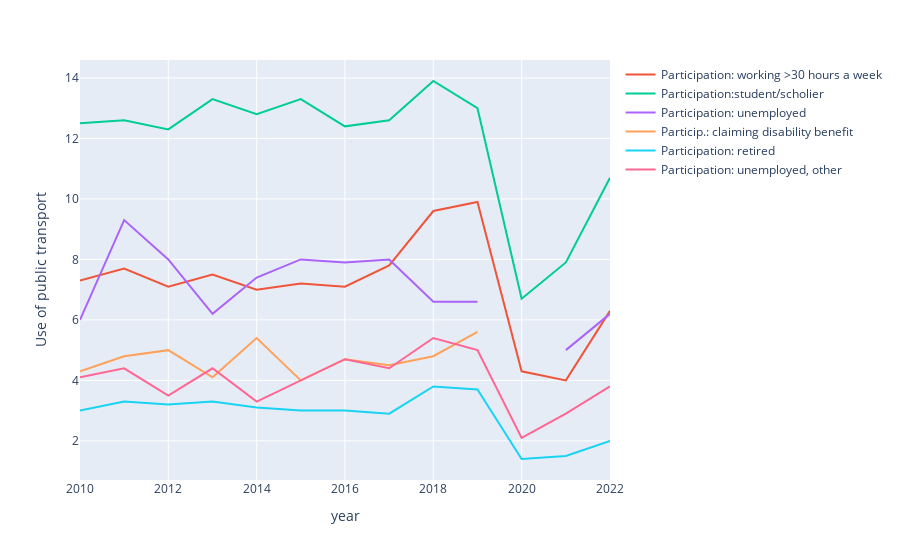

Notebook code for this chart:
### Markdown cell above
Secondly, let's create a line chart for the Use of Public Transport by different groups over the years, and a line chart for the Year-on-Year Difference in the Use of Public Transport.

### Code cell
dict_draw(d, particip, 'Use of public transport')

### Figure 1 — Plotly figure (JSON) as saved in the notebook; plotly's stock layout.template omitted (floating-point values rounded to 4 significant figures)
{"data": [{"hovertemplate": "<extra></extra>", "legendgroup": "", "line": {"color": "#636efa", "dash": "solid"}, "marker": {"symbol": "circle"}, "mode": "lines", "name": "", "orientation": "v", "showlegend": false, "type": "scatter", "xaxis": "x", "yaxis": "y"}, {"mode": "lines", "name": "Participation: working >30 hours a week", "type": "scatter", "x": ["2010-01-01T00:00:00", "2011-01-01T00:00:00", "2012-01-01T00:00:00", "2013-01-01T00:00:00", "2014-01-01T00:00:00", "2015-01-01T00:00:00", "2016-01-01T00:00:00", "2017-01-01T00:00:00", "2018-01-01T00:00:00", "2019-01-01T00:00:00", "2020-01-01T00:00:00", "2021-01-01T00:00:00", "2022-01-01T00:00:00"], "y": [7.3, 7.7, 7.1, 7.5, 7, 7.2, 7.1, 7.8, 9.6, 9.9, 4.3, 4, 6.3]}, {"mode": "lines", "name": "Participation:student/scholier", "type": "scatter", "x": ["2010-01-01T00:00:00", "2011-01-01T00:00:00", "2012-01-01T00:00:00", "2013-01-01T00:00:00", "2014-01-01T00:00:00", "2015-01-01T00:00:00", "2016-01-01T00:00:00", "2017-01-01T00:00:00", "2018-01-01T00:00:00", "2019-01-01T00:00:00", "2020-01-01T00:00:00", "2021-01-01T00:00:00", "2022-01-01T00:00:00"], "y": [12.5, 12.6, 12.3, 13.3, 12.8, 13.3, 12.4, 12.6, 13.9, 13, 6.7, 7.9, 10.7]}, {"mode": "lines", "name": "Participation: unemployed", "type": "scatter", "x": ["2010-01-01T00:00:00", "2011-01-01T00:00:00", "2012-01-01T00:00:00", "2013-01-01T00:00:00", "2014-01-01T00:00:00", "2015-01-01T00:00:00", "2016-01-01T00:00:00", "2017-01-01T00:00:00", "2018-01-01T00:00:00", "2019-01-01T00:00:00", "2020-01-01T00:00:00", "2021-01-01T00:00:00", "2022-01-01T00:00:00"], "y": [6, 9.3, 8, 6.2, 7.4, 8, 7.9, 8, 6.6, 6.6, null, 5, 6.2]}, {"mode": "lines", "name": "Particip.: claiming disability benefit", "type": "scatter", "x": ["2010-01-01T00:00:00", "2011-01-01T00:00:00", "2012-01-01T00:00:00", "2013-01-01T00:00:00", "2014-01-01T00:00:00", "2015-01-01T00:00:00", "2016-01-01T00:00:00", "2017-01-01T00:00:00", "2018-01-01T00:00:00", "2019-01-01T00:00:00", "2020-01-01T00:00:00", "2021-01-01T00:00:00", "2022-01-01T00:00:00"], "y": [4.3, 4.8, 5, 4.1, 5.4, 4, 4.7, 4.5, 4.8, 5.6, null, null, 3.6]}, {"mode": "lines", "name": "Participation: retired", "type": "scatter", "x": ["2010-01-01T00:00:00", "2011-01-01T00:00:00", "2012-01-01T00:00:00", "2013-01-01T00:00:00", "2014-01-01T00:00:00", "2015-01-01T00:00:00", "2016-01-01T00:00:00", "2017-01-01T00:00:00", "2018-01-01T00:00:00", "2019-01-01T00:00:00", "2020-01-01T00:00:00", "2021-01-01T00:00:00", "2022-01-01T00:00:00"], "y": [3, 3.3, 3.2, 3.3, 3.1, 3, 3, 2.9, 3.8, 3.7, 1.4, 1.5, 2]}, {"mode": "lines", "name": "Participation: unemployed, other", "type": "scatter", "x": ["2010-01-01T00:00:00", "2011-01-01T00:00:00", "2012-01-01T00:00:00", "2013-01-01T00:00:00", "2014-01-01T00:00:00", "2015-01-01T00:00:00", "2016-01-01T00:00:00", "2017-01-01T00:00:00", "2018-01-01T00:00:00", "2019-01-01T00:00:00", "2020-01-01T00:00:00", "2021-01-01T00:00:00", "2022-01-01T00:00:00"], "y": [4.1, 4.4, 3.5, 4.4, 3.3, 4, 4.7, 4.4, 5.4, 5, 2.1, 2.9, 3.8]}], "layout": {"legend": {"tracegroupgap": 0}, "margin": {"t": 60}, "xaxis": {"anchor": "y", "domain": [0, 1], "title": {"text": "year"}}, "yaxis": {"anchor": "x", "domain": [0, 1], "title": {"text": "Use of public transport"}}}}
